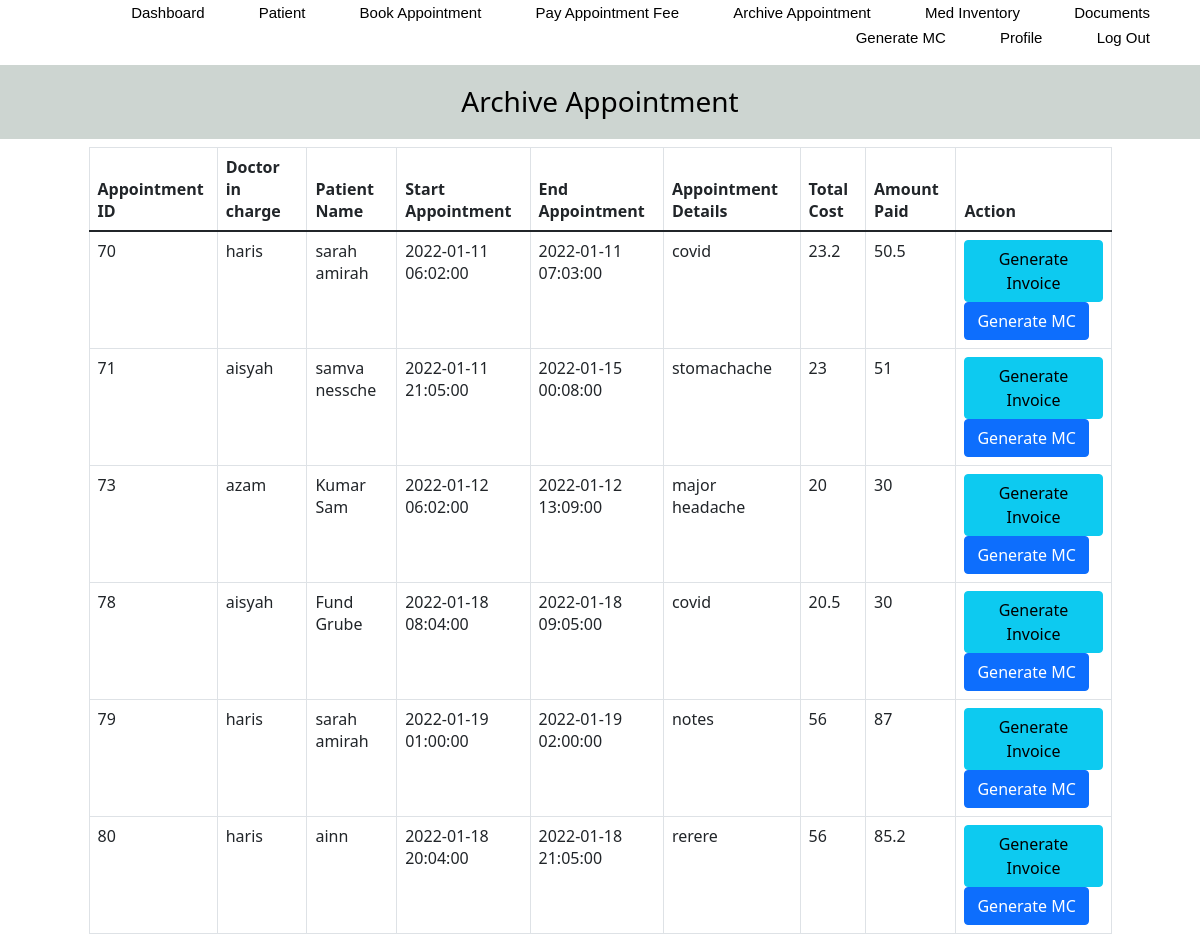
Page /Clinic/archive_appointment.php on the committed database.
### tables this page shows
CREATE TABLE `appointment` (
  `APP_ID` int(11) NOT NULL,
  `EMP_ID` int(11) NOT NULL,
  `PAT_ID` int(11) NOT NULL,
  `START_TIME` timestamp NOT NULL DEFAULT current_timestamp(),
  `END_TIME` timestamp NULL DEFAULT current_timestamp(),
  `APP_MED` varchar(1000) NOT NULL,
  `APP_DETAIL` varchar(1000) DEFAULT NULL,
  `TOTAL_COST` float DEFAULT NULL,
  `AMOUNT_PAID` float DEFAULT NULL
);

CREATE TABLE `employee` (
  `EMP_ID` int(11) NOT NULL,
  `EMP_FULLNAME` varchar(200) NOT NULL,
  `EMP_USERNAME` varchar(200) NOT NULL,
  `EMP_PASSWORD` varchar(200) NOT NULL,
  `EMP_PHONE` int(200) NOT NULL,
  `EMP_EMAIL` varchar(200) NOT NULL,
  `EMP_POS` varchar(10) NOT NULL
);

CREATE TABLE `patient` (
  `PAT_ID` int(11) NOT NULL,
  `PAT_NAME` varchar(200) NOT NULL,
  `PAT_PHONE` int(200) NOT NULL,
  `PAT_EMAIL` varchar(200) NOT NULL,
  `PAT_ADDRESS` varchar(200) NOT NULL
);

### Clinic/archive_appointment.php (the view, shortened to what this page needs)
<?php
   include('connect.php');
?>
<html>
   <head>
      <link rel="stylesheet" href="style.css">
      <?php include('header.php'); ?>
   </head>
   <body id="body">
     <h3 id="myHeader">Archive Appointment</h3>
      <div class="container">
        <div class="col-md-12 d-flex justify-content-center">
          <div class="col-md-11">
             <table  id = "table" class = "table table-bordered">
               <thead>
                 <tr>
                   <th>Appointment ID</th>
                   <th>Doctor in charge</th>
                   <th>Patient Name</th>
                   <th>Start Appointment</th>
                   <th>End Appointment</th>
                   <th>Appointment Details</th>
                   <th>Total Cost</th>
                   <th>Amount Paid</th>
                   <th>Action</th>
                 </tr>
               </thead>
               <tbody>  <?php
                       $sql = "  SELECT * FROM appointment NATURAL JOIN employee NATURAL JOIN patient WHERE AMOUNT_PAID IS NOT NULL";
                       $result = mysqli_query($conn,$sql);
                       while ($fetch = $result->fetch_array()){
                  ?>
                <tr>
                  <td><?php echo $fetch["APP_ID"];?></td>
                  <td><?php echo $fetch["EMP_FULLNAME"];?></td>
                  <td><?php echo $fetch["PAT_NAME"];?></td>
                  <td><?php echo $fetch["START_TIME"];?></td>
                  <td><?php echo $fetch["END_TIME"];?></td>
                  <td><?php echo $fetch["APP_DETAIL"];?></td>
                  <td><?php echo $fetch["TOTAL_COST"];?></td>
                  <td><?php echo $fetch["AMOUNT_PAID"];?></td>
                  <td><a name = 'generate_invoice_btn' class = "btn btn-info"  href="invoice.php?APP_ID=<?php echo $fetch['APP_ID'];?>"><i class = "glyphicon glyphicon-edit"></i>Generate Invoice</a>
                      <a name = 'generate_invoice_btn' class = "btn btn-primary"  href="mc_patient.php?APP_ID=<?php echo $fetch['APP_ID'];?>"><i class = "glyphicon glyphicon-edit"></i>Generate MC</a></td>
                </tr>
              <?php }
              ?>
             </table>
          </div>
        </div>
      </div>
   </body>
</html>

### Clinic/style.css (style rules this page uses)
* { margin: 0; padding: 0; box-sizing: border-box; }
a { text-decoration: none; color: palevioletred; font-size: 10px; }

### Clinic/archive_appointment.php (style rules this page uses)
body { background-color: #969A97; }

### Clinic/Header.php (style rules this page uses)
#myHeader { background-color: #CDD5D1; color: black; padding: 20px; text-align: center; }

### rows in the picture
appointment: APP_ID "70", EMP_ID.EMP_FULLNAME "haris", PAT_ID.PAT_NAME "sarah amirah", START_TIME "2022-01-11 06:02:00", END_TIME "2022-01-11 07:03:00", APP_DETAIL "covid", TOTAL_COST "23.2", AMOUNT_PAID "50.5"
appointment: APP_ID "71", EMP_ID.EMP_FULLNAME "aisyah", PAT_ID.PAT_NAME "samva nessche", START_TIME "2022-01-11 21:05:00", END_TIME "2022-01-15 00:08:00", APP_DETAIL "stomachache", TOTAL_COST "23", AMOUNT_PAID "51"
appointment: APP_ID "73", EMP_ID.EMP_FULLNAME "azam", PAT_ID.PAT_NAME "Kumar Sam", START_TIME "2022-01-12 06:02:00", END_TIME "2022-01-12 13:09:00", APP_DETAIL "major headache", TOTAL_COST "20", AMOUNT_PAID "30"
appointment: APP_ID "78", EMP_ID.EMP_FULLNAME "aisyah", PAT_ID.PAT_NAME "Fund Grube", START_TIME "2022-01-18 08:04:00", END_TIME "2022-01-18 09:05:00", APP_DETAIL "covid", TOTAL_COST "20.5", AMOUNT_PAID "30"
appointment: APP_ID "79", EMP_ID.EMP_FULLNAME "haris", PAT_ID.PAT_NAME "sarah amirah", START_TIME "2022-01-19 01:00:00", END_TIME "2022-01-19 02:00:00", APP_DETAIL "notes", TOTAL_COST "56", AMOUNT_PAID "87"
appointment: APP_ID "80", EMP_ID.EMP_FULLNAME "haris", PAT_ID.PAT_NAME "ainn", START_TIME "2022-01-18 20:04:00", END_TIME "2022-01-18 21:05:00", APP_DETAIL "rerere", TOTAL_COST "56", AMOUNT_PAID "85.2"
